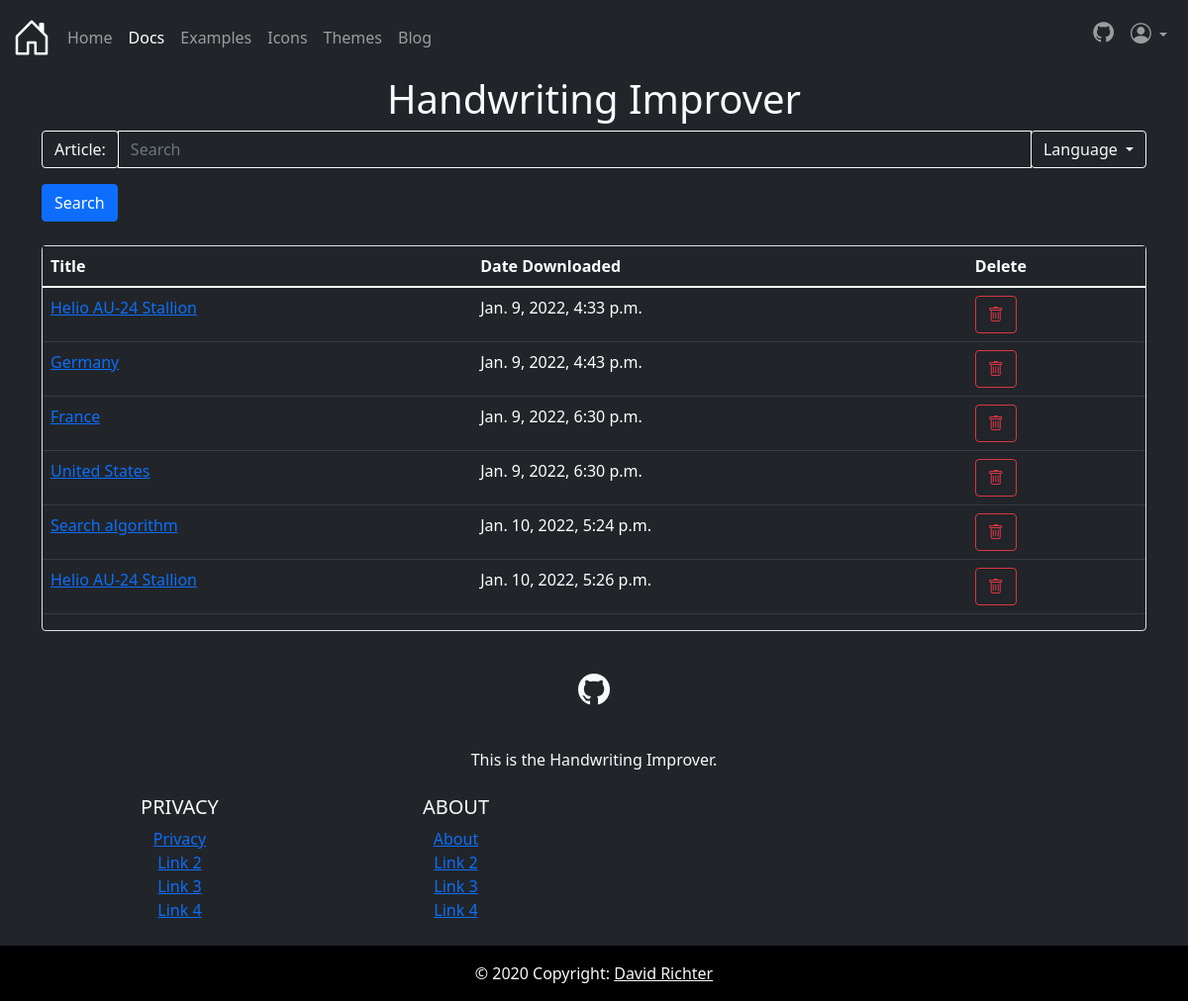
The page /handwriting/ (signed in) on the database its author committed.
### wikipedia_converter/models.py (models this page shows, shortened)
class FullArticle(models.Model):
    formatted_page = models.ForeignKey(Article, on_delete=models.CASCADE, related_name="formatted_page")
    original_page = models.ForeignKey(Article, on_delete=models.CASCADE)
    user = models.ForeignKey(User, on_delete=models.SET_NULL, null=True, blank=True)
    date_pulled = models.DateTimeField('date pulled from wikipedia')
    def __str__(self):
        return self.formatted_page.title

class Article(models.Model):
    content = models.CharField(max_length=9999999999)
    link = models.CharField(max_length=500)
    title = models.CharField(max_length=500)

### wikipedia_converter/views.py (the view)
# urls.py: path('', views.IndexView.as_view(), name='index'),
@gzip_page
def index(request):
    template = loader.get_template('wikipedia_converter/index.html')
    if request.user.is_authenticated:
        articles = list(FullArticle.objects.filter(user=request.user))
    else:
        articles = None
    context = {
        'articles': articles,
    }
    return HttpResponse(template.render(context, request))

### wikipedia_converter/templates/wikipedia_converter/index.html (shortened to what this page needs)
{% extends 'wikipedia_converter/base.html' %}
{% load static %}
{% block content %}
    <div class="container">
        <h1 class="text-center">Handwriting Improver</h1>
    </div>
    <div class="container ">
        <form method="POST" id="mainForm" class="bg-dark text-light"
              action="{% url 'wikipedia_converter:getArticles' %}">
            <div class="input-group mb-3">
                <div class="input-group-prepend">
                <span class="input-group-text bg-dark text-light btn-outline-light" id="basic-addon3">
                    Article:
                </span>
                </div>
                <input type="text" id="mainInput" class="bg-dark text-light btn-outline-light form-control"
                       name="search" placeholder="Search">
                <div class="input-group-append">
                    <div class="dropdown">
                        <button class="btn btn-outline-light dropdown-toggle" type="button" data-bs-toggle="dropdown">
                            Language
                        </button>
                    </div>
                </div>
            </div>
            <input type="submit" value="Search" class="btn btn-primary">
        </form>
        <br>
        <div class="border rounded">
            <table class="table table-dark">
                <thead>
                <tr>
                    <th scope="col">Title</th>
                    <th scope="col">Date Downloaded</th>
                    <th scope="col">Delete</th>
                </tr>
                </thead>
                <tbody>
                {% for article in articles %}
                    <tr>
                        <td>
                            <a href="{% url 'wikipedia_converter:getArticleFromDb' article.id %}">
                                {{ article }}
                            </a>
                        </td>
                        <td>
                            {{ article.date_pulled }}
                        </td>
                        <td>
                            <a href="{% url 'wikipedia_converter:deleteArticleFromDb' article.id %}"
                               class="btn btn-outline-danger">
                                <i class="bi-trash"></i>
                            </a>
                        </td>
                    </tr>
                {% endfor %}
                </tbody>
            </table>
        </div>
    </div>
{% endblock content %}

### wikipedia_converter/static/wikipedia_converter/css/navbar.css (style rules this page uses)
body { display: flex; flex-direction: column; min-height: 100vh; }

### rows shown on the page
FullArticle: formatted_page.title "Helio AU-24 Stallion", date_pulled "Jan. 9, 2022, 4:33 p.m."
FullArticle: formatted_page.title "Germany", date_pulled "Jan. 9, 2022, 4:43 p.m."
FullArticle: formatted_page.title "France", date_pulled "Jan. 9, 2022, 6:30 p.m."
FullArticle: formatted_page.title "United States", date_pulled "Jan. 9, 2022, 6:30 p.m."
FullArticle: formatted_page.title "Search algorithm", date_pulled "Jan. 10, 2022, 5:24 p.m."
FullArticle: formatted_page.title "Helio AU-24 Stallion", date_pulled "Jan. 10, 2022, 5:26 p.m."
